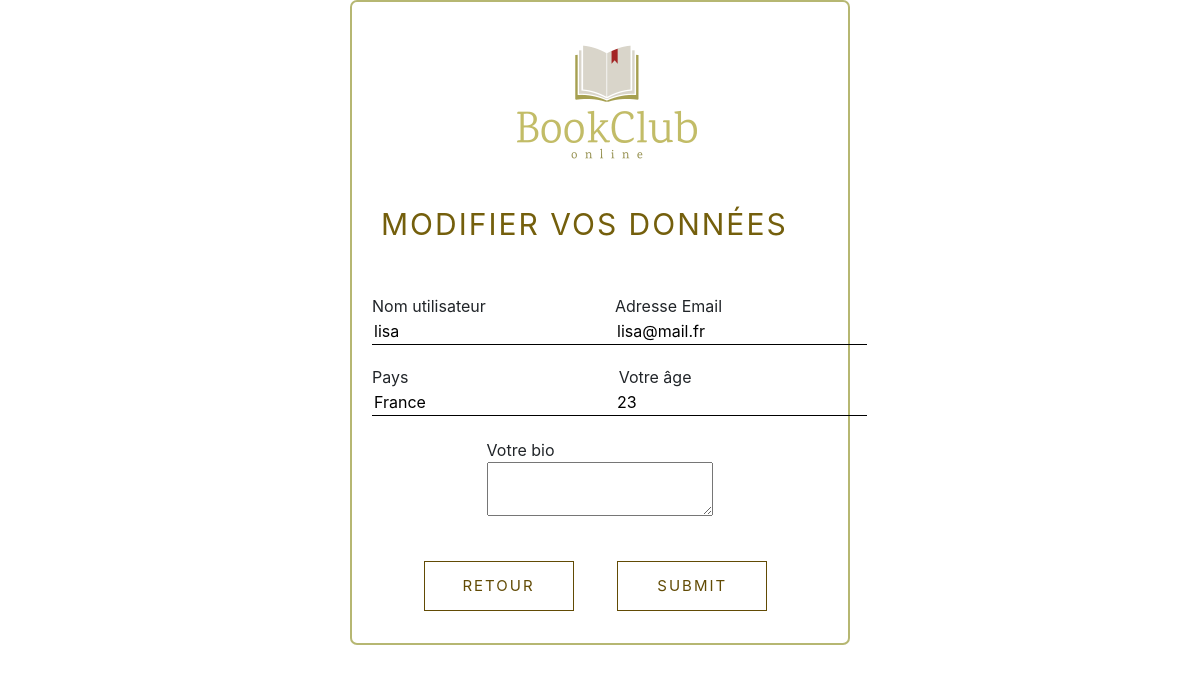
The page /php/modification_membre.php on the database its author committed.
### tables this page shows
CREATE TABLE `membres` (
  `id_membre` int(11) NOT NULL,
  `pseudo_membre` varchar(255) NOT NULL,
  `role` varchar(255) NOT NULL,
  `mail_membre` varchar(255) NOT NULL,
  `mdp_membre` varchar(255) NOT NULL,
  `pays` varchar(255) NOT NULL,
  `sex` varchar(255) NOT NULL,
  `age` int(11) NOT NULL,
  `date_creation` date NOT NULL,
  `photo` varchar(255) DEFAULT NULL,
  `bio` text DEFAULT NULL
);

### php/modification_membre.php (the view, shortened to what this page needs)
<?php
include_once('bdd.php');
$query1 = $pdo->prepare('SELECT * FROM membres');
$query1->execute();
$liste_membres = $query1->fetchAll();
foreach ($liste_membres as $membres) {
        $pseudo = $membres['pseudo_membre'];
        $mail = $membres['mail_membre'];
        $pays = $membres['pays'];
        $age = $membres['age'];
        $bio = $membres['bio'];
    }
?>
<!DOCTYPE html>
<html>
    <head>
    </head>
      <link rel="stylesheet" href="../css/bootstrap.min.css">
      <link rel="stylesheet" href="../css/style_starter.css">
   </head>
   <body class="container-fluid windows">
      <div class="container content">
         <a href="../php/home.php"><img class='logo' src="../logo/logo_lighter.png" alt="BookClub logo" /></a>
         <div class="title_page">Modifier vos données</div>
         <form method="POST" action="modif_donnees_membre.php">
            <div class="row">
               <div class="col-6">
                  <label for="pseudo" class="input_inscription">
                     <div>Nom utilisateur</div>
                     <input name="pseudo" type="text" value="<?php echo"$pseudo"?>"required/>
                  </label>
               </div>
               <div class="col-6">
                  <label for="mail" class="input_inscription">
                     <div>Adresse Email</div>
                     <input name="mail" type="email" value="<?php echo"$mail"?>"required/>
                  </label>
               </div>
            </div>
            <div class="row">
               <div class="col-6">
                  <label for="pays" class="input_inscription">
                     <div>Pays</div>
                     <input name="pays" type="text" value="<?php echo"$pays"?>"required/>
                  </label>
               </div>
               <div class="col-6" style="padding-left:0;">
                  <label for="age" class="input_inscription">
                     <div style="padding-left:7%;">Votre âge</div>
                     <input class="age" name="age" type="number" value="<?php echo"$age"?>" required/>
                  </label>
               </div>
            </div>
            <div class="row">
               <div class="col-2"></div>
               <div class="col-8" style="padding-left:10%;">
                  <label for="bio" class="input_inscription">
                     <div>Votre bio</div>
                     <textarea class="bio" name="bio" type="text" value="<?php echo"$bio"?>" required></textarea>
                  </label>
               </div>
               <div class="col-2"></div>
            </div>
            <div class=div_buttons>
               <input class="inscription_boutons" type="button" name="home" value="Retour" onclick="self.location.href='./profil.php'">
               <input class="inscription_boutons" type="submit" name="inscription_membre"/>
            </div>
         </form>
      </div>
   </body>
</html>

### css/style_starter.css (style rules this page uses)
.windows { padding-top: 0; margin-top: 0; background-color: white; height: 100%; }
.content { background-color: white; border: 2px solid; border-color: rgba(151, 153, 54, 0.699); border-radius: 7px; width: 500px; height: auto; }
.logo { height: 35%; padding-left:30%; }
.title_page { letter-spacing: 2px; text-transform: uppercase; width: fit-content; text-align: center; font-size: 30px; margin-left:3%; color: rgb(116, 95, 12); }
input { margin-bottom: 5%; border: none; border-bottom: solid; border-bottom-width: 1px; background-color: transparent; }
form { margin-top: 10%; margin-left: 5px; margin-right: 5px; }
.age { margin-left: 15px; }
.div_buttons { margin: 7%; }
.inscription_boutons { background: transparent; width: 150px; height: 50px; margin-bottom: 0; margin-left: 5%; margin-right: 5%; color: rgb(98, 75, 5); border: 1px solid rgb(98, 75, 5); font-size: 15px; letter-spacing: 2px; text-transform: uppercase; cursor: pointer; }

### rows shown on the page
membres: pseudo "lisa", mail "lisa@mail.fr", pays "France", age "23"
